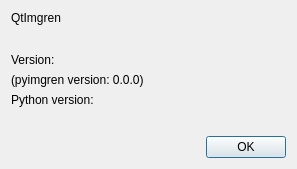
<?xml version="1.0" encoding="UTF-8"?>
<ui version="4.0">
 <class>About</class>
 <widget class="QDialog" name="About">
  <property name="windowModality">
   <enum>Qt::WindowModality::ApplicationModal</enum>
  </property>
  <property name="geometry">
   <rect>
    <x>0</x>
    <y>0</y>
    <width>297</width>
    <height>169</height>
   </rect>
  </property>
  <property name="windowTitle">
   <string>About</string>
  </property>
  <property name="sizeGripEnabled">
   <bool>false</bool>
  </property>
  <property name="modal">
   <bool>true</bool>
  </property>
  <layout class="QVBoxLayout" name="verticalLayout">
   <item>
    <widget class="QLabel" name="label">
     <property name="text">
      <string>QtImgren</string>
     </property>
    </widget>
   </item>
   <item>
    <spacer name="verticalSpacer">
     <property name="orientation">
      <enum>Qt::Orientation::Vertical</enum>
     </property>
     <property name="sizeHint" stdset="0">
      <size>
       <width>20</width>
       <height>49</height>
      </size>
     </property>
    </spacer>
   </item>
   <item>
    <widget class="QLabel" name="version">
     <property name="text">
      <string>Version: </string>
     </property>
    </widget>
   </item>
   <item>
    <widget class="QLabel" name="libversion">
     <property name="text">
      <string>(pyimgren version: 0.0.0)</string>
     </property>
    </widget>
   </item>
   <item>
    <widget class="QLabel" name="python_version">
     <property name="text">
      <string>Python version:</string>
     </property>
    </widget>
   </item>
   <item>
    <spacer name="verticalSpacer_2">
     <property name="orientation">
      <enum>Qt::Orientation::Vertical</enum>
     </property>
     <property name="sizeHint" stdset="0">
      <size>
       <width>20</width>
       <height>49</height>
      </size>
     </property>
    </spacer>
   </item>
   <item>
    <widget class="QDialogButtonBox" name="buttonBox">
     <property name="standardButtons">
      <set>QDialogButtonBox::StandardButton::Ok</set>
     </property>
    </widget>
   </item>
  </layout>
 </widget>
 <resources/>
 <connections>
  <connection>
   <sender>buttonBox</sender>
   <signal>accepted()</signal>
   <receiver>About</receiver>
   <slot>accept()</slot>
   <hints>
    <hint type="sourcelabel">
     <x>144</x>
     <y>280</y>
    </hint>
    <hint type="destinationlabel">
     <x>261</x>
     <y>202</y>
    </hint>
   </hints>
  </connection>
 </connections>
</ui>
